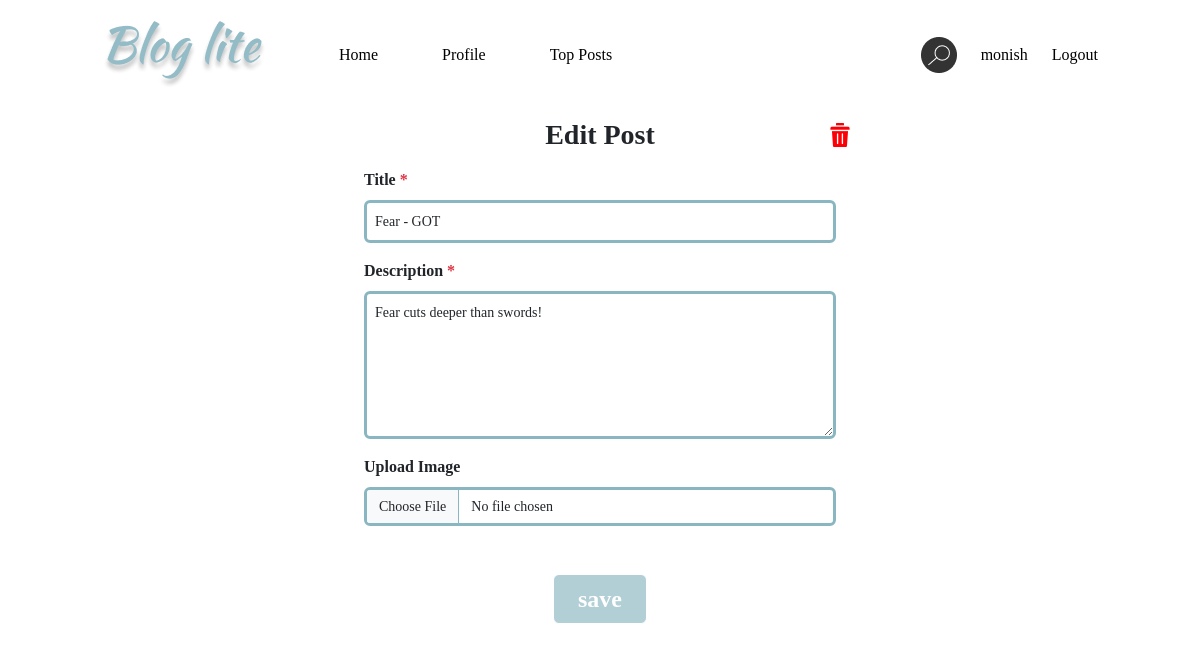
Screenshot of /edit-post/1 (signed in) with the database file from the repository.
### application/models.py (models this page shows, shortened)
class User(UserMixin, db.Model):
    __tablename__ = 'user'
    uid = db.Column(db.Integer, autoincrement=True, primary_key=True)
    uname = db.Column(db.String(255), unique=True, nullable=False)
    fname = db.Column(db.String(255), nullable=False)
    lname = db.Column(db.String(255), nullable=False)
    email = db.Column(db.String(255), unique=True, nullable=False)
    pro_pic = db.Column(db.String(255), nullable=False)
    bio = db.Column(db.String(255))
    pwd = db.Column(db.String(255), nullable=False)
    posts = db.relationship('Post', backref='user')
    comments = db.relationship('Comment', backref='user')
    followings = db.relationship('Following', backref='user')
    followers = db.relationship('Follower', backref='user')
    likes = db.relationship('Like', backref='user')

class Post(db.Model):
    __tablename__ = 'post'
    pid = db.Column(db.Integer, autoincrement=True, primary_key=True)
    title = db.Column(db.String(255), nullable=False)
    description = db.Column(db.Text, nullable=False)
    timestamp = db.Column(db.DateTime, nullable=False)
    uid = db.Column(db.Integer, db.ForeignKey('user.uid'), nullable=False)
    images = db.relationship('Image', backref='post')
    comments = db.relationship('Comment', backref='post')
    likes = db.relationship('Like', backref='post')

### application/controllers.py (the view, shortened to what this page needs)
@app.route("/edit-post/<int:postId>", methods=["GET", "POST"])
@login_required
def edit_post(postId):
    post = db.session.query(Post).filter(Post.pid == postId).first()
    if post is None or post not in current_user.posts:
        raise NotFoundError(status_code=404)
    return render_template("edit_post.html", current_user=current_user, post=post)

### main.py (called while the page is built)
def create_app():
    new_app = Flask(__name__, template_folder="templates")
    if os.getenv('ENV', "development") == "production":
        raise Exception("Currently no production config is setup.")
    else:
        print("Staring Local Development")
        new_app.config.from_object(LocalDevelopmentConfig)
    db.init_app(new_app)
    api = Api(new_app)
    login_manager = LoginManager()
    login_manager.login_view = 'login'
    login_manager.init_app(new_app)
    from application.models import User
    @login_manager.user_loader
    def load_user(uid):
        return User.query.get(int(uid))
    new_app.app_context().push()
    return new_app, api

### templates/edit_post.html (shortened to what this page needs)
{% extends "base.html" %} {% block title %} New Post {% endblock title %}  {% block body %}
<div class="new-post p-5 py-2 mt-3">
    <div class="row row-cols-3">
        <div class="col"></div>
        <div class="col">
            <h3 class="text-center fw-bold m-0">Edit Post</h3>
        </div>
        <div class="col text-end my-auto">
            <a
                class="d-inline"
                href="#"
                data-bs-toggle="modal"
                data-bs-target="#deleteModal"
            >
                <img
                    src="{{ url_for('static', filename='images/delete.png') }}"
                    alt="edit"
                    height="24px"
                    width="24px"
                    class="ms-4 d-inline"
                />
            </a>
        </div>
    </div>
    <form
        action="{{ url_for('edit_post', postId=post.pid) }}"
        class="m-3"
        method="post"
    >
        <div class="mb-3">
            <label for="formTitle" class="form-label">
                Title <span class="text-danger">*</span></label
            >
            <input
                type="text"
                class="form-control p-2 text-input"
                id="formTitle"
                name="title"
                placeholder="Enter the title"
                value="{{ post.title }}"
            />
        </div>
        <div class="mb-3">
            <label for="formDescription" class="form-label">
                Description
                <span class="text-danger">*</span></label
            >
            <textarea
                type="text"
                class="form-control p-2 text-input"
                id="formDescription"
                name="description"
                placeholder="Type the description"
                rows="6"
            >
{{ post.description }}</textarea
            >
        </div>
        <div class="mb-3">
            <label for="formImg" class="form-label">Upload Image</label>
            <input
                class="form-control w-100"
                type="file"
                accept="image/*"
                name="post-img"
                id="formImg"
            />
        </div>
        <div class="text-center m-5">
            <button type="submit" class="btn save-btn w-25 fs-4" disabled>
                save
            </button>
        </div>
    </form>
</div>
{% endblock body %}

### templates/base.html (shortened to what this page needs)
<!DOCTYPE html>
<html lang="en">
    <head>
        <link
            href="https://cdn.jsdelivr.net/npm/bootstrap@5.3.0-alpha1/dist/css/bootstrap.min.css"
            rel="stylesheet"
        />
        <link
            rel="stylesheet"
            href="{{ url_for('static', filename='css/style.css') }}"
        />
    </head>
    <body>
        <div class="container">
            {% block navbar %}
            <nav class="navbar navbar-expand-lg p-5 pt-3 pb-0">
                <div class="container-fluid">
                    <a class="navbar-brand" href="{{ url_for('index') }}">
                        <img
                            src="{{ url_for('static', filename='images/blog_lite.png') }}"
                            alt="logo"
                            width=""
                            height=""
                        />
                    </a>
                    <div
                        class="collapse navbar-collapse"
                        id="navbarSupportedContent"
                    >
                        <ul class="navbar-nav me-auto mb-2 mb-lg-0">
                            <li class="nav-item ms-5">
                                <a
                                    class="nav-link nav-home-text"
                                    href="{{ url_for('index') }}"
                                    >Home</a
                                >
                            </li>
                            {% if current_user.is_authenticated %}
                            <li class="nav-item ms-5">
                                <a
                                    class="nav-link nav-profile-text"
                                    href="{{ url_for('profile', username=current_user.uname) }}"
                                    >Profile</a
                                >
                            </li>
                            {% endif %}
                            <li class="nav-item ms-5">
                                <a
                                    class="nav-link nav-tp-text"
                                    href="{{ url_for('top_posts') }}"
                                    >Top Posts</a
                                >
                            </li>
                        </ul>
                        <a
                            class="nav-link"
                            href="{{ url_for('search_users') }}"
                        >
                            <img
                                src="{{ url_for('static', filename='images/search.png') }}"
                                alt="search"
                                width=""
                                height=""
                            />
                        </a>
                         {% if current_user.is_authenticated %}
                        <a
                            class="nav-link ms-4"
                            href="{{ url_for('profile', username=current_user.uname) }}"
                            >{{ current_user.uname }}</a
                        >
                        <a class="nav-link ms-4" href="{{ url_for('logout') }}"
                            >Logout</a
                        >
                        {% endif %}
                    </div>
                </div>
            </nav>
            {% endblock navbar %} {% block body %} {% endblock body %}
        </div>
    </body>
</html>

### static/css/style.css (style rules this page uses)
a { text-decoration: none; color: inherit; }
body { font-family: "OpenSans"; }
.form-control, .form-check-input { border: 3px solid #8ab6c1; font-size: 14px; }
label { font-weight: bold; }
.nav-link { color: black; }

### templates/edit_post.html (style rules this page uses)
.new-post { width: 50vw; margin: auto; }
.save-btn { background-color: #8ab6c1; font-weight: bold; color: white; }
.save-btn:disabled { background-color: #8ab6c1; color: white; }

### rows the page displays
User: uname "monish"
Post: title "Fear - GOT", description "Fear cuts deeper than swords!"
